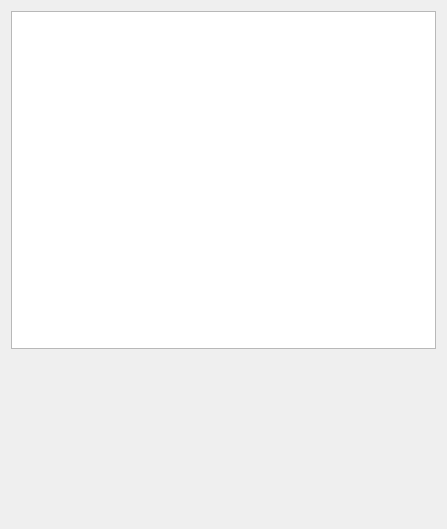
<?xml version="1.0" encoding="UTF-8"?>
<ui version="4.0">
 <class>PLCControlBox</class>
 <widget class="QWidget" name="PLCControlBox">
  <property name="geometry">
   <rect>
    <x>0</x>
    <y>0</y>
    <width>447</width>
    <height>529</height>
   </rect>
  </property>
  <property name="windowTitle">
   <string>PLCControlBox</string>
  </property>
  <layout class="QVBoxLayout" name="verticalLayout_2" stretch="2,1">
   <item>
    <layout class="QVBoxLayout" name="verticalLayout">
     <item>
      <widget class="QTableWidget" name="tableWidget"/>
     </item>
    </layout>
   </item>
   <item>
    <spacer name="verticalSpacer">
     <property name="orientation">
      <enum>Qt::Vertical</enum>
     </property>
     <property name="sizeHint" stdset="0">
      <size>
       <width>20</width>
       <height>40</height>
      </size>
     </property>
    </spacer>
   </item>
  </layout>
 </widget>
 <layoutdefault spacing="6" margin="11"/>
 <resources/>
 <connections/>
</ui>
